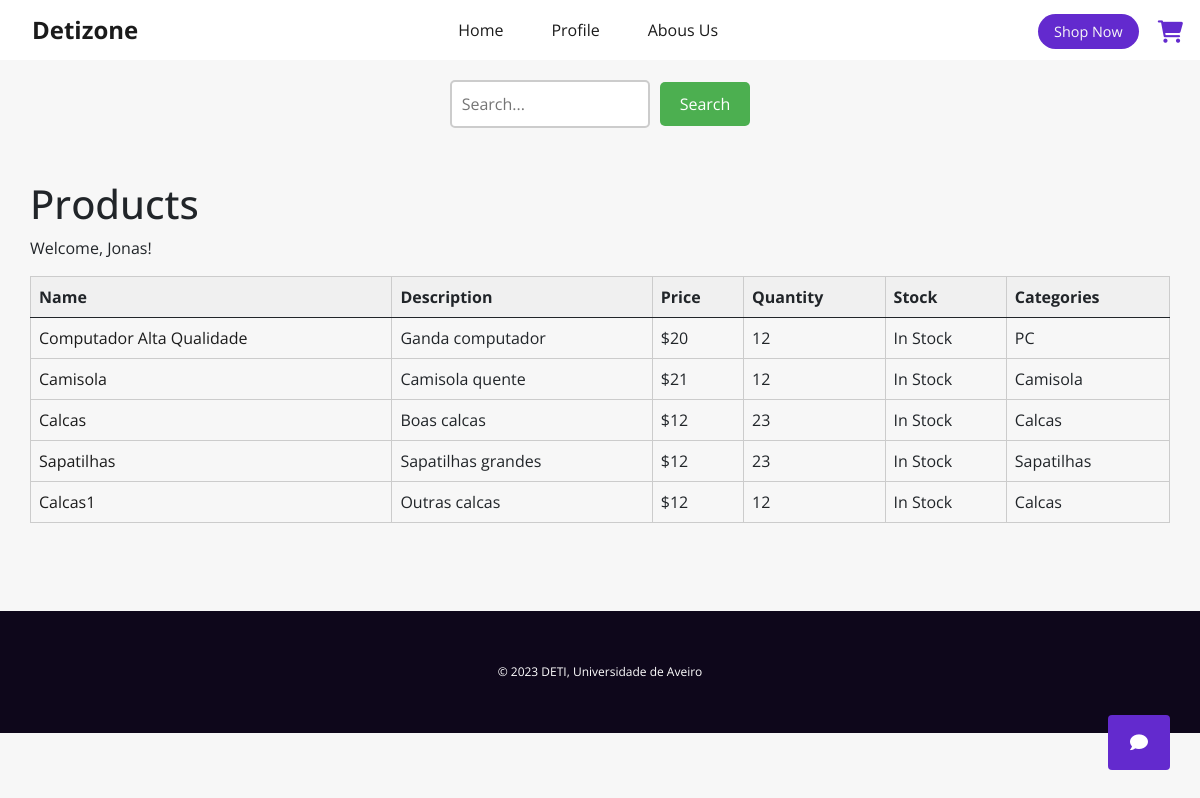
Before: /products (signed in) with the older database file.
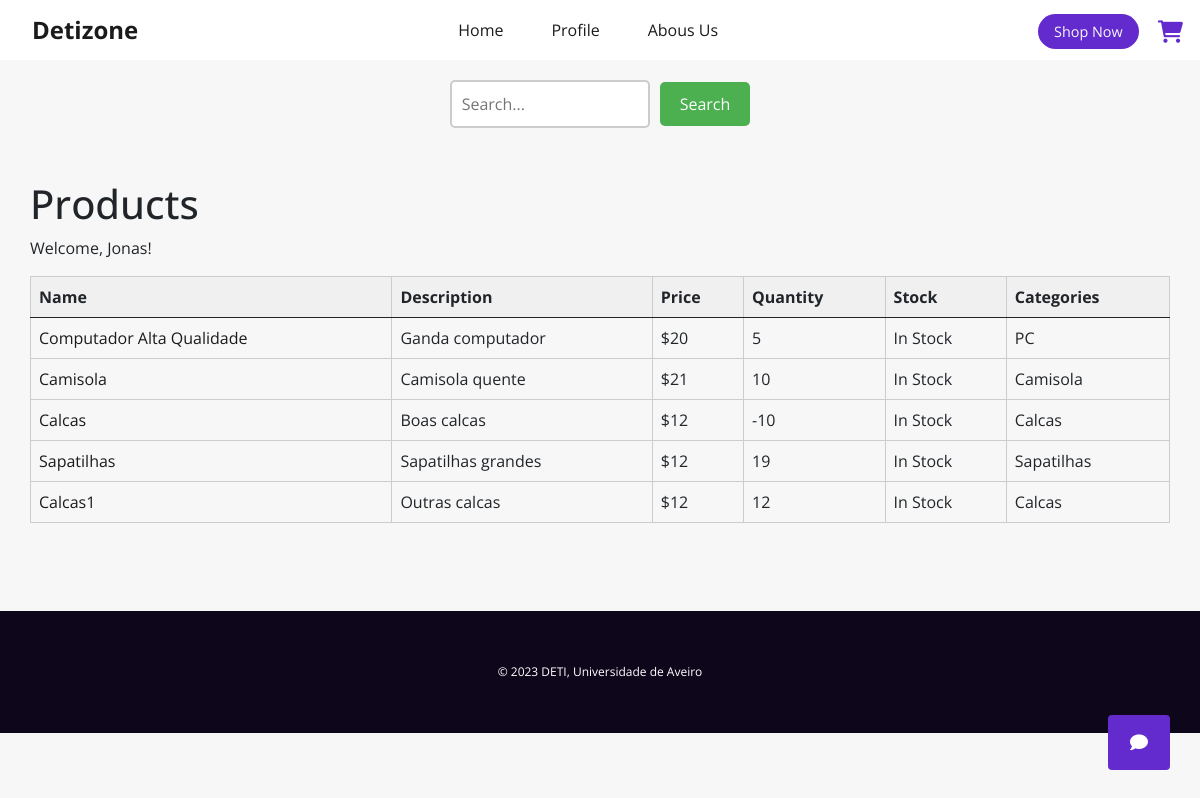
After: the same page with the newer database file.
### tables this page shows
CREATE TABLE products ( 
        id INTEGER PRIMARY KEY AUTOINCREMENT,
        quantity TEXT NOT NULL,
        stock BOOLEAN,
        description TEXT NOT NULL,
        name TEXT NOT NULL,
        file_path VARCHAR(255) NOT NULL,
        price TEXT NOT NULL,
        categories TEXT NOT NULL
    );

### website/views.py (the view)
@views.route("/products", methods=['GET', 'POST'])
def products():
    if request.method == 'POST':
        query = request.form['query'].upper().split(" ")
        lista_produtos = get_specific_products(query)
        return render_template('products.html',lista=lista_produtos,user=session['user']["username"])
    else:
        if ('user' in session):
            return render_template('products.html',lista=get_products(),user=session['user']["username"])
        else:
            return redirect(url_for('auth.login'))

### website/database.py (called while the page is built)
def get_products():
    with sqlite3.connect(db_path) as con:
        cur = con.cursor()
        cur.execute(f"""
            SELECT quantity, stock, description, name, file_path, price, categories FROM products;
            """)
        products = cur.fetchall()
        return products

### website/templates/products.html (shortened to what this page needs)
{% extends "base.html" %}
{% block head %}
<link rel="stylesheet" href="{{url_for('static', filename='css/products.css')}}">
{% endblock %}
{% block body %}
<form method="POST" action="/products">
    <input type="text" name="query" placeholder="Search...">
    <button type="submit">Search</button>
</form>
<div class="container">
    <h1>Products</h1>
    <p>Welcome, {{ user }}!</p>
    <table class="table table-bordered">
        <thead>
            <tr>
                <th>Name</th>
                <th>Description</th>
                <th>Price</th>
                <th>Quantity</th>
                <th>Stock</th>
                <th>Categories</th>
            </tr>
        </thead>
        <tbody>
            {% for product in lista %}
            <tr>
                <td><a href="/product?value={{ product[3] }}">{{ product[3] }}</a></td>
                <td>{{ product[2] }}</td>
                <td>${{ product[5] }}</td>
                <td>{{ product[0] }}</td>
                <td>
                    {% if product[1] == 1 %}
                    In Stock
                    {% else %}
                    Out of Stock
                    {% endif %}
                </td>
                <td>{{ product[6] }}</td>
            </tr>
            {% endfor %}
        </tbody>
    </table>
</div>
{% endblock %}

Changed rows visible on the page:
changed products "Computador Alta Qualidade": quantity "12" → "5"
changed products "Camisola": quantity "12" → "10"
changed products "Boas calcas": quantity "23" → "-10"
changed products "Sapatilhas": quantity "23" → "19"
